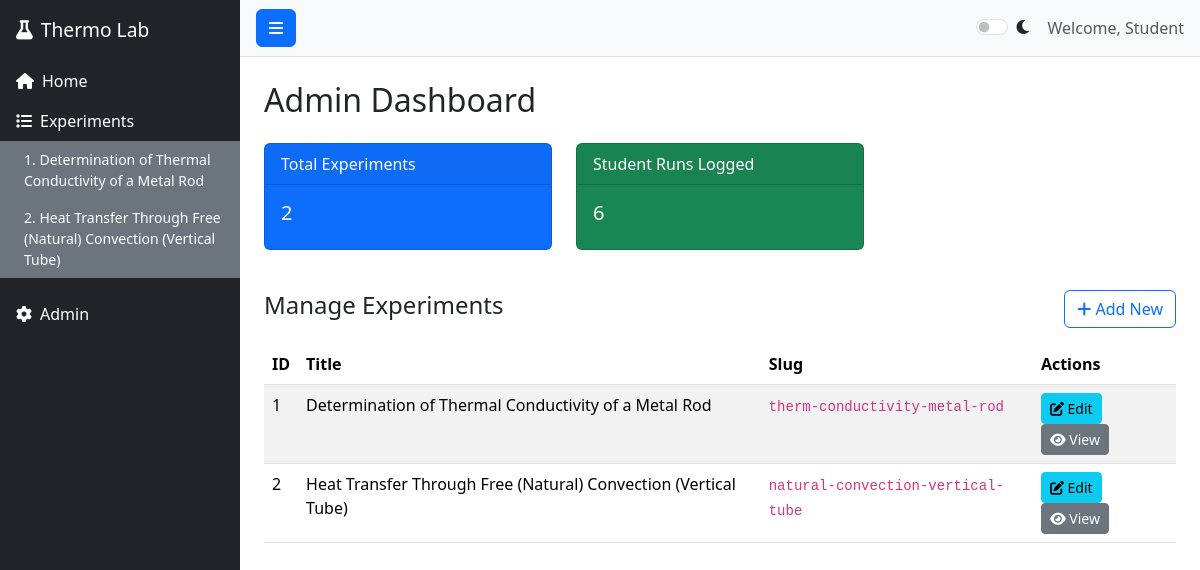
The app's page /admin/ with its own data.
### app/models.py (models this page shows, shortened)
class Experiment(db.Model):
    id = db.Column(db.Integer, primary_key=True)
    slug = db.Column(db.String(64), unique=True, nullable=False)
    title = db.Column(db.String(128), nullable=False)
    content = db.Column(JSON, nullable=False)

### app/blueprints/admin.py (the view)
@bp.route('/')
def dashboard():
    experiments = Experiment.query.all()
    stats = {
        'total_experiments': len(experiments),
        'total_runs': StudentRun.query.count()
    }
    return render_template('admin/dashboard.html', experiments=experiments, stats=stats)

### app/__init__.py (called while the page is built)
def create_app():
    app = Flask(__name__, instance_relative_config=True)
    app.config.from_mapping(
        SECRET_KEY='dev',
        SQLALCHEMY_DATABASE_URI='sqlite:///' + os.path.join(app.instance_path, 'lab_manual.db'),
        SQLALCHEMY_TRACK_MODIFICATIONS=False,
    )
    try:
        os.makedirs(app.instance_path)
    except OSError:
        pass
    db.init_app(app)
    from .blueprints import main, admin, api
    app.register_blueprint(main.bp)
    app.register_blueprint(admin.bp)
    app.register_blueprint(api.bp)
    @app.context_processor
    def inject_experiments():
        try:
            from .models import Experiment
            return {"all_experiments": Experiment.query.all()}
        except Exception:
            return {"all_experiments": []}
    with app.app_context():
        db.create_all()
    return app

### app/templates/admin/dashboard.html
{% extends 'base.html' %}
{% block content %}
<div class="row">
    <div class="col-md-12">
        <h2>Admin Dashboard</h2>
        <div class="row my-4">
            <div class="col-md-4">
                <div class="card text-white bg-primary mb-3">
                    <div class="card-header">Total Experiments</div>
                    <div class="card-body">
                        <h5 class="card-title">{{ stats.total_experiments }}</h5>
                    </div>
                </div>
            </div>
            <div class="col-md-4">
                <div class="card text-white bg-success mb-3">
                    <div class="card-header">Student Runs Logged</div>
                    <div class="card-body">
                        <h5 class="card-title">{{ stats.total_runs }}</h5>
                    </div>
                </div>
            </div>
        </div>
        <div class="d-flex justify-content-between align-items-center mb-3">
            <h4>Manage Experiments</h4>
            <a href="{{ url_for('admin.new_experiment') }}" class="btn btn-outline-primary"><i class="fas fa-plus"></i>
                Add New</a>
        </div>
        <table class="table table-striped table-hover">
            <thead>
                <tr>
                    <th>ID</th>
                    <th>Title</th>
                    <th>Slug</th>
                    <th>Actions</th>
                </tr>
            </thead>
            <tbody>
                {% for exp in experiments %}
                <tr>
                    <td>{{ exp.id }}</td>
                    <td>{{ exp.title }}</td>
                    <td><code>{{ exp.slug }}</code></td>
                    <td>
                        <a href="{{ url_for('admin.edit_experiment', id=exp.id) }}" class="btn btn-sm btn-info"><i
                                class="fas fa-edit"></i> Edit</a>
                        <a href="{{ url_for('main.experiment_view', slug=exp.slug) }}" class="btn btn-sm btn-secondary"
                            target="_blank"><i class="fas fa-eye"></i> View</a>
                    </td>
                </tr>
                {% endfor %}
            </tbody>
        </table>
    </div>
</div>
{% endblock %}

### app/templates/base.html (shortened to what this page needs)
<!DOCTYPE html>
<html lang="en">
<head>
    <link href="https://cdn.jsdelivr.net/npm/bootstrap@5.3.2/dist/css/bootstrap.min.css" rel="stylesheet">
    <link rel="stylesheet" href="https://cdnjs.cloudflare.com/ajax/libs/font-awesome/6.0.0/css/all.min.css">
    <link rel="stylesheet" href="{{ url_for('static', filename='css/style.css') }}">
</head>
<body>
    <div class="d-flex" id="wrapper">
        <div class="bg-dark text-white" id="sidebar-wrapper">
            <div class="sidebar-heading p-3">
                <i class="fas fa-flask me-2"></i>Thermo Lab
            </div>
            <div class="list-group list-group-flush">
                <a href="{{ url_for('main.index') }}" class="list-group-item list-group-item-action bg-dark text-white border-0">
                    <i class="fas fa-home me-2"></i>Home
                </a>
                <a href="#experimentsSubmenu" class="list-group-item list-group-item-action bg-dark text-white border-0" data-bs-toggle="collapse">
                    <i class="fas fa-list me-2"></i>Experiments
                </a>
                <div class="collapse show" id="experimentsSubmenu">
                    {% if all_experiments and all_experiments|length > 0 %}
                        {% for exp in all_experiments|sort(attribute='id') %}
                        <a href="{{ url_for('main.experiment_view', slug=exp.slug) }}" class="list-group-item list-group-item-action bg-secondary text-white border-0 ps-4 small">
                           {{ loop.index }}. {{ exp.title }}
                        </a>
                        {% endfor %}
                    {% else %}
                        <a href="{{ url_for('main.experiment_view', slug='therm-conductivity-metal-rod') }}" class="list-group-item list-group-item-action bg-secondary text-white border-0 ps-4 small">
                           1. Thermal Conductivity
                        </a>
                    {% endif %}
                </div>
                <a href="{{ url_for('admin.dashboard') }}" class="list-group-item list-group-item-action bg-dark text-white border-0 mt-3">
                    <i class="fas fa-cog me-2"></i>Admin
                </a>
            </div>
        </div>
        <div id="page-content-wrapper" class="w-100">
            <nav class="navbar navbar-expand-lg navbar-light bg-light border-bottom px-3">
                <button class="btn btn-primary" id="menu-toggle"><i class="fas fa-bars"></i></button>
                <div class="ms-auto d-flex align-items-center">
                    <div class="form-check form-switch me-3">
                        <input class="form-check-input" type="checkbox" id="darkModeToggle">
                        <label class="form-check-label" for="darkModeToggle"><i class="fas fa-moon"></i></label>
                    </div>
                    <span class="navbar-text">
                        Welcome, Student
                    </span>
                </div>
            </nav>
            <div class="container-fluid p-4">
                {% block content %}{% endblock %}
            </div>
        </div>
    </div>
</body>
</html>

### app/static/css/style.css (style rules this page uses)
body { overflow-x: hidden; font-family: 'Segoe UI', Tahoma, Geneva, Verdana, sans-serif; }
#sidebar-wrapper { min-height: 100vh; margin-left: -15rem; transition: margin 0.25s ease-out; width: 15rem; }
#sidebar-wrapper .sidebar-heading { padding: 0.875rem 1.25rem; font-size: 1.2rem; }
#sidebar-wrapper .list-group { width: 15rem; }
#page-content-wrapper { min-width: 100vw; }
@media (min-width: 768px) { #sidebar-wrapper { margin-left: 0; } }
@media (min-width: 768px) { #page-content-wrapper { min-width: 0; width: 100%; } }

### records on screen
Experiment: title "Determination of Thermal Conductivity of a Metal Rod", id "1", slug "therm-conductivity-metal-rod"
Experiment: title "Heat Transfer Through Free (Natural) Convection (Vertical Tube)", id "2", slug "natural-convection-vertical-tube"

### other values on screen
{{ stats.total_experiments }} "2"
{{ stats.total_runs }} "6"
